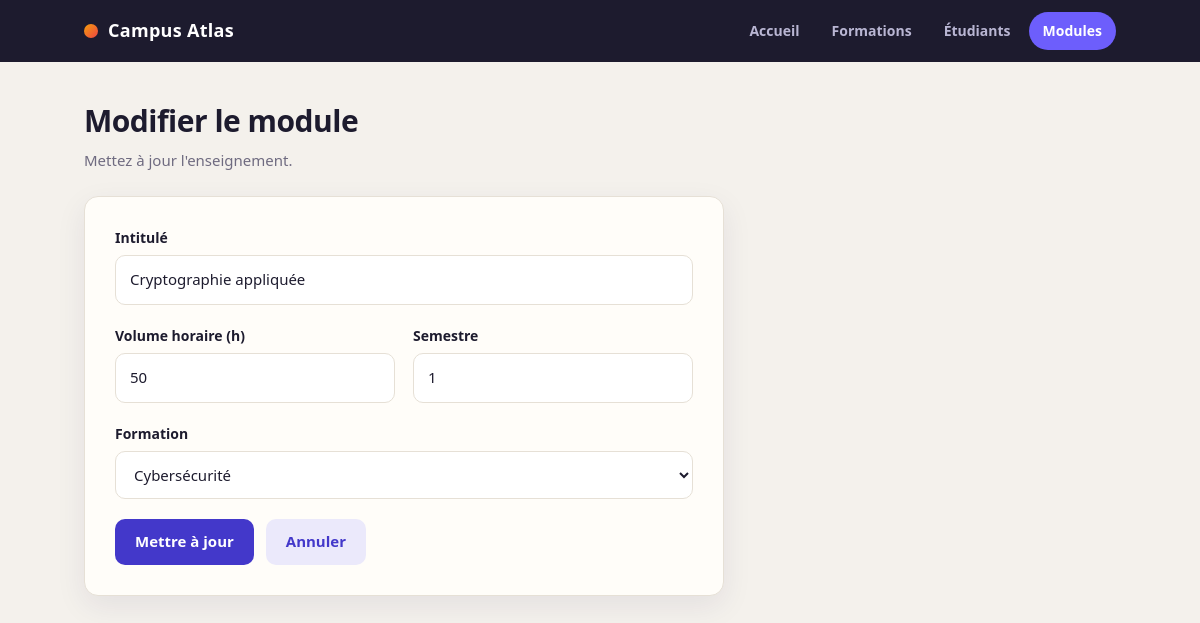
Screenshot of /modules/edit.php?id=2 with the database file from the repository.
### tables this page shows
CREATE TABLE modules (
    id INT AUTO_INCREMENT PRIMARY KEY,
    intitule VARCHAR(120) NOT NULL,
    volume_horaire INT NOT NULL,
    semestre INT NOT NULL,
    formation_id INT NOT NULL,
    FOREIGN KEY (formation_id) REFERENCES formations(id)
);

CREATE TABLE formations (
    id INT AUTO_INCREMENT PRIMARY KEY,
    intitule VARCHAR(120) NOT NULL,
    duree_mois INT NOT NULL,
    tarif DECIMAL(10,2) NOT NULL
);

### modules/edit.php (the view, shortened to what this page needs)
<?php
require_once "../database/connexion.php";
$id = $_GET["id"];
$statement = $pdo->prepare("SELECT * FROM modules WHERE id = :id");
$statement->execute(["id" => $id]);
$module = $statement->fetch(PDO::FETCH_ASSOC);
$formations = $pdo
    ->query("SELECT id, intitule FROM formations ORDER BY intitule")
    ->fetchAll(PDO::FETCH_ASSOC);
?>
<!DOCTYPE html>
<html lang="fr">
<head>
    <link rel="stylesheet" href="../assets/css/style.css">
</head>
<body>
<header class="nav">
    <div class="nav-inner">
        <a class="logo" href="../index.php"><span class="logo-dot"></span>Campus Atlas</a>
        <nav>
            <a href="../index.php">Accueil</a>
            <a href="../formations/index.php">Formations</a>
            <a href="../etudiants/index.php">Étudiants</a>
            <a href="../modules/index.php" class="on">Modules</a>
        </nav>
    </div>
</header>
<main class="wrap">
<div class="head"><div><h1>Modifier le module</h1><p>Mettez à jour l'enseignement.</p></div></div>
<form method="POST" class="card form">
    <div class="field">
        <label for="intitule">Intitulé</label>
        <input type="text" id="intitule" name="intitule" maxlength="120"
               value="<?php echo htmlspecialchars($module["intitule"]); ?>" required>
    </div>
    <div class="row2">
        <div class="field">
            <label for="volume_horaire">Volume horaire (h)</label>
            <input type="number" id="volume_horaire" name="volume_horaire" min="1"
                   value="<?php echo htmlspecialchars($module["volume_horaire"]); ?>" required>
        </div>
        <div class="field">
            <label for="semestre">Semestre</label>
            <input type="number" id="semestre" name="semestre" min="1" max="8"
                   value="<?php echo htmlspecialchars($module["semestre"]); ?>" required>
        </div>
    </div>
    <div class="field">
        <label for="formation_id">Formation</label>
        <select id="formation_id" name="formation_id" required>
            <?php foreach ($formations as $f) { ?>
                <option value="<?php echo $f["id"]; ?>"
                    <?php echo ($f["id"] == $module["formation_id"]) ? "selected" : ""; ?>>
                    <?php echo htmlspecialchars($f["intitule"]); ?>
                </option>
            <?php } ?>
        </select>
    </div>
    <div class="form-actions">
        <button type="submit" class="btn">Mettre à jour</button>
        <a class="btn light" href="index.php">Annuler</a>
    </div>
</form>
</main>
</body>
</html>

### assets/css/style.css (style rules this page uses)
:root { --bg:#f4f1ec; --card:#fffdf9; --ink:#1d1b2e; --muted:#6f6b80; --line:#e6e0d6; --brand:#4338ca; --brand-2:#6d5efc; --accent:#f59e0b; --danger:#dc2626; --ok:#059669; --radius:14px; --shadow:0 10px 30px rgba(40,30,90,.08); }
* { box-sizing:border-box }
body { margin:0;background:var(--bg);color:var(--ink);font:15px/1.55 "Segoe UI",system-ui,-apple-system,Roboto,sans-serif }
a { color:var(--brand);text-decoration:none }
.nav { background:#1d1b2e;position:sticky;top:0;z-index:10 }
.nav-inner { max-width:1080px;margin:auto;padding:0 24px;height:62px;display:flex;align-items:center;justify-content:space-between;gap:20px }
.logo { color:#fff;font-weight:800;font-size:18px;letter-spacing:.3px;display:flex;align-items:center;gap:10px }
.logo-dot { width:14px;height:14px;border-radius:50%;background:linear-gradient(135deg,var(--accent),#ef4444) }
.nav nav { display:flex;gap:4px;flex-wrap:wrap }
.nav nav a { color:#b9b6d3;padding:8px 14px;border-radius:999px;font-weight:600;font-size:14px }
.nav nav a.on { background:var(--brand-2);color:#fff }
.wrap { max-width:1080px;margin:0 auto;padding:36px 24px 60px;min-height:70vh }
.head { display:flex;justify-content:space-between;align-items:flex-end;gap:16px;flex-wrap:wrap;margin-bottom:24px }
.head h1 { margin:0;font-size:30px;letter-spacing:-.5px }
.head p { margin:4px 0 0;color:var(--muted) }
.btn { display:inline-block;border:0;cursor:pointer;background:var(--brand);color:#fff;padding:11px 20px;border-radius:10px;font:inherit;font-weight:700 }
.btn.light { background:#ebe9fb;color:var(--brand) }
.card { background:var(--card);border:1px solid var(--line);border-radius:var(--radius);box-shadow:var(--shadow);overflow:hidden }
.form { max-width:640px;padding:30px }
.field { margin-bottom:20px }
.field label { display:block;font-weight:700;font-size:14px;margin-bottom:7px }
.field input,.field select { width:100%;padding:12px 14px;border:1.5px solid var(--line);border-radius:10px;background:#fff;font:inherit;color:var(--ink) }
.row2 { display:grid;grid-template-columns:1fr 1fr;gap:18px }
.form-actions { display:flex;gap:12px;margin-top:8px }

### rows the page displays
modules: intitule "Cryptographie appliquée", volume_horaire "50", semestre "1", formation_id "Cybersécurité"
